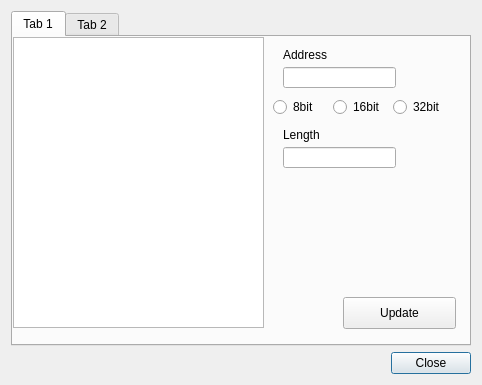
<?xml version="1.0" encoding="UTF-8"?>
<ui version="4.0">
 <class>HexViewer</class>
 <widget class="QDialog" name="HexViewer">
  <property name="geometry">
   <rect>
    <x>0</x>
    <y>0</y>
    <width>482</width>
    <height>385</height>
   </rect>
  </property>
  <property name="sizePolicy">
   <sizepolicy hsizetype="MinimumExpanding" vsizetype="MinimumExpanding">
    <horstretch>0</horstretch>
    <verstretch>0</verstretch>
   </sizepolicy>
  </property>
  <property name="windowTitle">
   <string>Hex Viewer</string>
  </property>
  <property name="layoutDirection">
   <enum>Qt::LeftToRight</enum>
  </property>
  <property name="modal">
   <bool>false</bool>
  </property>
  <layout class="QGridLayout" name="gridLayout">
   <item row="2" column="0">
    <widget class="QDialogButtonBox" name="buttonBox">
     <property name="orientation">
      <enum>Qt::Horizontal</enum>
     </property>
     <property name="standardButtons">
      <set>QDialogButtonBox::Close</set>
     </property>
     <property name="centerButtons">
      <bool>false</bool>
     </property>
    </widget>
   </item>
   <item row="1" column="0">
    <widget class="QTabWidget" name="tabWidget">
     <property name="sizePolicy">
      <sizepolicy hsizetype="MinimumExpanding" vsizetype="MinimumExpanding">
       <horstretch>0</horstretch>
       <verstretch>0</verstretch>
      </sizepolicy>
     </property>
     <property name="currentIndex">
      <number>0</number>
     </property>
     <widget class="QWidget" name="hex">
      <property name="sizePolicy">
       <sizepolicy hsizetype="MinimumExpanding" vsizetype="MinimumExpanding">
        <horstretch>0</horstretch>
        <verstretch>0</verstretch>
       </sizepolicy>
      </property>
      <attribute name="title">
       <string>Tab 1</string>
      </attribute>
      <widget class="QPushButton" name="hexUpdate">
       <property name="geometry">
        <rect>
         <x>330</x>
         <y>260</y>
         <width>113</width>
         <height>32</height>
        </rect>
       </property>
       <property name="text">
        <string>Update</string>
       </property>
      </widget>
      <widget class="QLineEdit" name="hexAddress">
       <property name="geometry">
        <rect>
         <x>270</x>
         <y>30</y>
         <width>113</width>
         <height>21</height>
        </rect>
       </property>
      </widget>
      <widget class="QLabel" name="label_4">
       <property name="geometry">
        <rect>
         <x>270</x>
         <y>10</y>
         <width>60</width>
         <height>16</height>
        </rect>
       </property>
       <property name="text">
        <string>Address</string>
       </property>
      </widget>
      <widget class="QRadioButton" name="hex8Bit">
       <property name="geometry">
        <rect>
         <x>260</x>
         <y>60</y>
         <width>51</width>
         <height>20</height>
        </rect>
       </property>
       <property name="text">
        <string>8bit</string>
       </property>
      </widget>
      <widget class="QRadioButton" name="hex16Bit">
       <property name="geometry">
        <rect>
         <x>320</x>
         <y>60</y>
         <width>51</width>
         <height>20</height>
        </rect>
       </property>
       <property name="text">
        <string>16bit</string>
       </property>
      </widget>
      <widget class="QRadioButton" name="hex32Bit">
       <property name="geometry">
        <rect>
         <x>380</x>
         <y>60</y>
         <width>61</width>
         <height>20</height>
        </rect>
       </property>
       <property name="text">
        <string>32bit</string>
       </property>
      </widget>
      <widget class="QLineEdit" name="hexLength">
       <property name="geometry">
        <rect>
         <x>270</x>
         <y>110</y>
         <width>113</width>
         <height>21</height>
        </rect>
       </property>
      </widget>
      <widget class="QLabel" name="label_5">
       <property name="geometry">
        <rect>
         <x>270</x>
         <y>90</y>
         <width>60</width>
         <height>16</height>
        </rect>
       </property>
       <property name="text">
        <string>Length</string>
       </property>
      </widget>
      <widget class="QListWidget" name="hexValueList">
       <property name="geometry">
        <rect>
         <x>0</x>
         <y>0</y>
         <width>251</width>
         <height>291</height>
        </rect>
       </property>
      </widget>
     </widget>
     <widget class="QWidget" name="graphics">
      <property name="sizePolicy">
       <sizepolicy hsizetype="MinimumExpanding" vsizetype="MinimumExpanding">
        <horstretch>0</horstretch>
        <verstretch>0</verstretch>
       </sizepolicy>
      </property>
      <attribute name="title">
       <string>Tab 2</string>
      </attribute>
      <widget class="QLabel" name="gfxRawGraphics">
       <property name="geometry">
        <rect>
         <x>190</x>
         <y>10</y>
         <width>241</width>
         <height>231</height>
        </rect>
       </property>
       <property name="sizePolicy">
        <sizepolicy hsizetype="MinimumExpanding" vsizetype="MinimumExpanding">
         <horstretch>0</horstretch>
         <verstretch>0</verstretch>
        </sizepolicy>
       </property>
       <property name="styleSheet">
        <string notr="true"/>
       </property>
       <property name="frameShape">
        <enum>QFrame::WinPanel</enum>
       </property>
       <property name="frameShadow">
        <enum>QFrame::Raised</enum>
       </property>
       <property name="text">
        <string/>
       </property>
      </widget>
      <widget class="QPushButton" name="gfxUpdate">
       <property name="geometry">
        <rect>
         <x>270</x>
         <y>260</y>
         <width>171</width>
         <height>32</height>
        </rect>
       </property>
       <property name="text">
        <string>Update</string>
       </property>
      </widget>
      <widget class="QLabel" name="label">
       <property name="geometry">
        <rect>
         <x>10</x>
         <y>60</y>
         <width>60</width>
         <height>16</height>
        </rect>
       </property>
       <property name="text">
        <string>Width</string>
       </property>
      </widget>
      <widget class="QLineEdit" name="gfxAddress">
       <property name="geometry">
        <rect>
         <x>10</x>
         <y>30</y>
         <width>91</width>
         <height>21</height>
        </rect>
       </property>
      </widget>
      <widget class="QLineEdit" name="gfxWidth">
       <property name="geometry">
        <rect>
         <x>10</x>
         <y>80</y>
         <width>91</width>
         <height>21</height>
        </rect>
       </property>
      </widget>
      <widget class="QLabel" name="label_2">
       <property name="geometry">
        <rect>
         <x>10</x>
         <y>10</y>
         <width>60</width>
         <height>16</height>
        </rect>
       </property>
       <property name="text">
        <string>Address</string>
       </property>
      </widget>
      <widget class="QLabel" name="label_3">
       <property name="geometry">
        <rect>
         <x>110</x>
         <y>10</y>
         <width>60</width>
         <height>16</height>
        </rect>
       </property>
       <property name="text">
        <string>BPP</string>
       </property>
      </widget>
      <widget class="QLineEdit" name="gfxBpp">
       <property name="geometry">
        <rect>
         <x>110</x>
         <y>30</y>
         <width>41</width>
         <height>21</height>
        </rect>
       </property>
      </widget>
      <widget class="QCheckBox" name="checkBox">
       <property name="geometry">
        <rect>
         <x>110</x>
         <y>60</y>
         <width>61</width>
         <height>20</height>
        </rect>
       </property>
       <property name="text">
        <string>Color</string>
       </property>
      </widget>
      <widget class="QLabel" name="label_6">
       <property name="geometry">
        <rect>
         <x>10</x>
         <y>110</y>
         <width>60</width>
         <height>16</height>
        </rect>
       </property>
       <property name="text">
        <string>Height</string>
       </property>
      </widget>
      <widget class="QLineEdit" name="gfxHeight">
       <property name="geometry">
        <rect>
         <x>10</x>
         <y>130</y>
         <width>91</width>
         <height>21</height>
        </rect>
       </property>
      </widget>
     </widget>
    </widget>
   </item>
  </layout>
 </widget>
 <resources/>
 <connections>
  <connection>
   <sender>buttonBox</sender>
   <signal>accepted()</signal>
   <receiver>HexViewer</receiver>
   <slot>accept()</slot>
   <hints>
    <hint type="sourcelabel">
     <x>248</x>
     <y>254</y>
    </hint>
    <hint type="destinationlabel">
     <x>157</x>
     <y>274</y>
    </hint>
   </hints>
  </connection>
  <connection>
   <sender>buttonBox</sender>
   <signal>rejected()</signal>
   <receiver>HexViewer</receiver>
   <slot>reject()</slot>
   <hints>
    <hint type="sourcelabel">
     <x>316</x>
     <y>260</y>
    </hint>
    <hint type="destinationlabel">
     <x>286</x>
     <y>274</y>
    </hint>
   </hints>
  </connection>
 </connections>
</ui>
